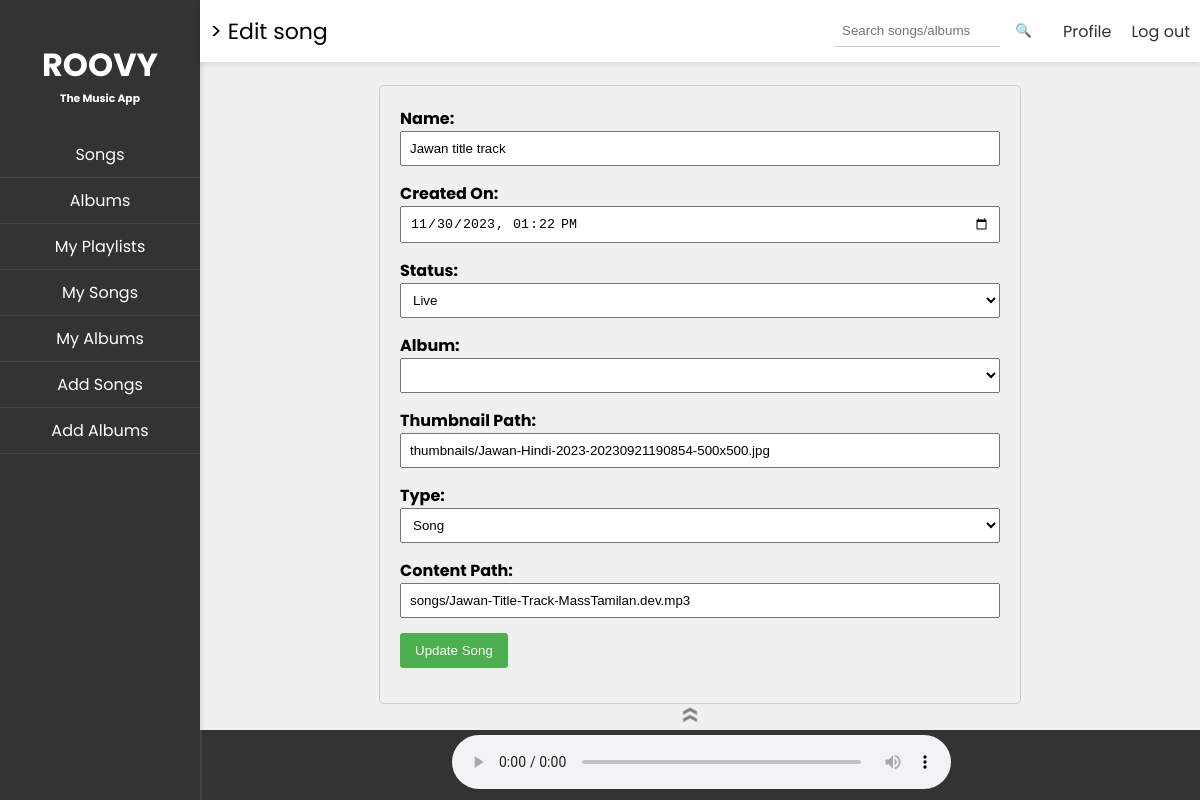
Page /edit_song/3ff1065e-fc5a-421f-8661-54d18a8d48f5 on the committed database.
### models.py (models this page shows)
class Song(Base):
    __tablename__ = 'SONG'
    song_id = Column(String, primary_key=True)
    name = Column(String, nullable=False)
    created_on = Column(DateTime, nullable=False)
    status = Column(Enum('flagged', 'blocked', 'live', name='status_enum'))
    album_id = Column(String, ForeignKey('ALBUM.album_id'))
    thumbnail_path = Column(String, nullable=False)
    created_by = Column(String, nullable=False)
    album = relationship("Album", back_populates="songs")
    content = relationship("SongContent", back_populates="song", cascade="all, delete-orphan")

class SongContent(Base):
    __tablename__ = 'SONG_CONTENT'
    song_id = Column(String, ForeignKey('SONG.song_id'), primary_key=True)
    type = Column(Enum('song', 'lyric', name='type_enum'))
    content_path = Column(String)
    song = relationship("Song", back_populates="content")

### routes.py (the view, shortened to what this page needs)
@app.route('/edit_song/<string:song_id>', methods=['GET', 'POST'])
def editSong(song_id):
    try:
        if request.method == 'GET':
            return creatorLandingPage("edit_song", request), 200
    except Exception as e:
        flash(f"An error occurred: {str(e)}", "error")
        return index(), 500

### landing_pages.py (called while the page is built)
def setNavElems(elems):
    global nav_elements
    nav_elements = elems

def edit_song(song):
    header_left = "> Edit song"
    album_choices = getAlbumsForUser()
    album_choices = [(album.get("album_id"), album.get("name")) for album in album_choices]
    content = render_template('edit_song.html', song=song, album_choices=album_choices)
    current_song = "Now Playing: None"
    return render_template('parent_frame.html', content=content, current_song=current_song, header_left=header_left,
                           nav_elements=nav_elements)

### util.py (called while the page is built, shortened)
def get_uid():
    return session.get("uid")

def getSongFromId(song_id):
    return Song.query.get(song_id)

def getAlbumsForUser():
    try:
        user_albums = (
            db.session.query(Album)
            .filter(Album.created_by == get_uid())
            .all()
        )
        albums_list = []
        return albums_list
    except Exception as e:
        print(f"Error fetching albums for user: {e}")
        return []

### templates/edit_song.html (shortened to what this page needs)
<div class="editSong">
    <form method="POST" action="{{ url_for('editSong', song_id=song.song_id) }}">
        <div>
            <label for="name">Name:</label>
            <input type="text" id="name" name="name" value="{{ song.name }}" required>
        </div>
        <div>
            <label for="created_on">Created On:</label>
            <input type="datetime-local" id="created_on" name="created_on" value="{{ song.created_on }}" required>
        </div>
        <div>
            <label for="status">Status:</label>
            <select id="status" name="status" required>
                <option value="live" {% if song.status==
                'live' %}selected{% endif %}>Live</option>
            </select>
        </div>
        <div>
            <label for="album_id">Album:</label>
            <select id="album_id" name="album_id" required>
            </select>
        </div>
        <div>
            <label for="thumbnail_path">Thumbnail Path:</label>
            <input type="text" id="thumbnail_path" name="thumbnail_path" value="{{ song.thumbnail_path }}" required>
        </div>
        <div>
            <label for="type">Type:</label>
            <select id="type" name="type" required>
                <option value="song" {% if song.content.type==
                'song' %}selected{% endif %}>Song</option>
            </select>
        </div>
        <div>
            <label for="content_path">Content Path:</label>
            <input type="text" id="content_path" name="content_path" value="{{ song.content.content_path }}" required>
        </div>
        <div>
            <button type="submit">Update Song</button>
        </div>
    </form>
</div>

### static/parent_frame.css (style rules this page uses)
body { font-family: 'Poppins', sans-serif; margin: 0; padding: 0; overflow: hidden; background-color: #f0f0f0; }
.editSong { max-width: 600px; margin: 0 auto; padding: 20px; border: 1px solid #ccc; border-radius: 5px; }
.editSong form { display: flex; flex-direction: column; }
.editSong div { margin-bottom: 15px; }
.editSong label { font-weight: bold; margin-bottom: 5px; }
.editSong input, .editSong select { width: 100%; padding: 8px; box-sizing: border-box; }
.editSong button { background-color: #4caf50; color: white; padding: 10px 15px; border: none; border-radius: 3px; cursor: pointer; }

### rows in the picture
Song: name "Jawan title track", created_on "11/30/2023 13:22", status "Live", thumbnail_path "thumbnails/Jawan-Hindi-2023-20230921190854-500x500.jpg"
SongContent: type "Song", content_path "songs/Jawan-Title-Track-MassTamilan.dev.mp3"

### other values in the picture
{{ element.title }} "Songs" "Albums" "My Playlists" "My Songs" "My Albums" "Add Songs" "Add Albums"
{{ header_left }} "> Edit song"
